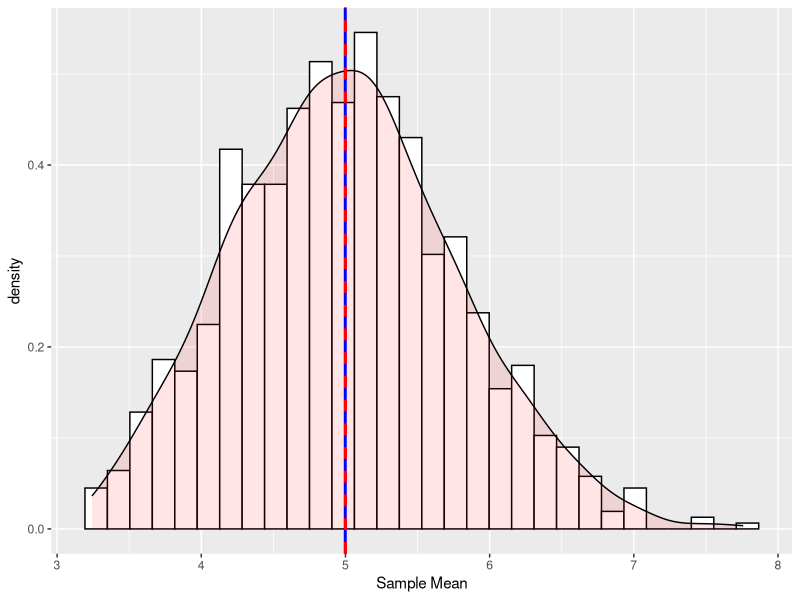
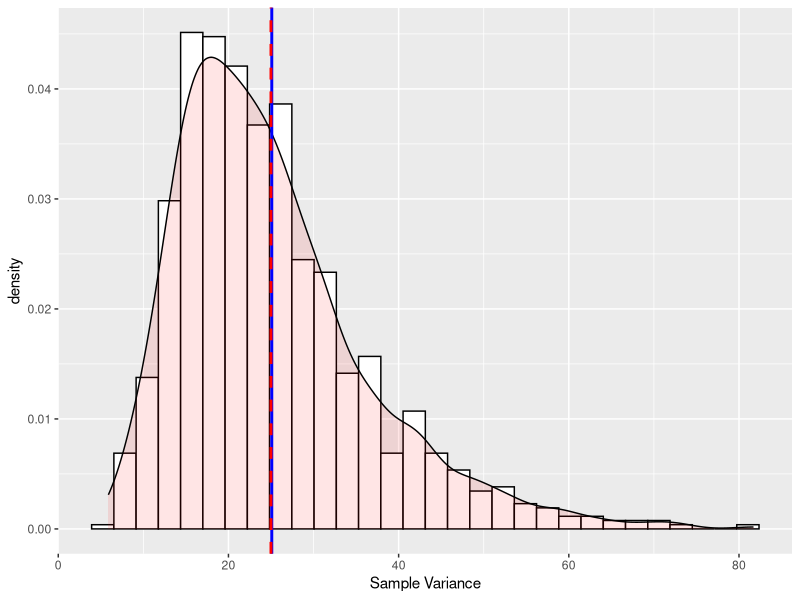
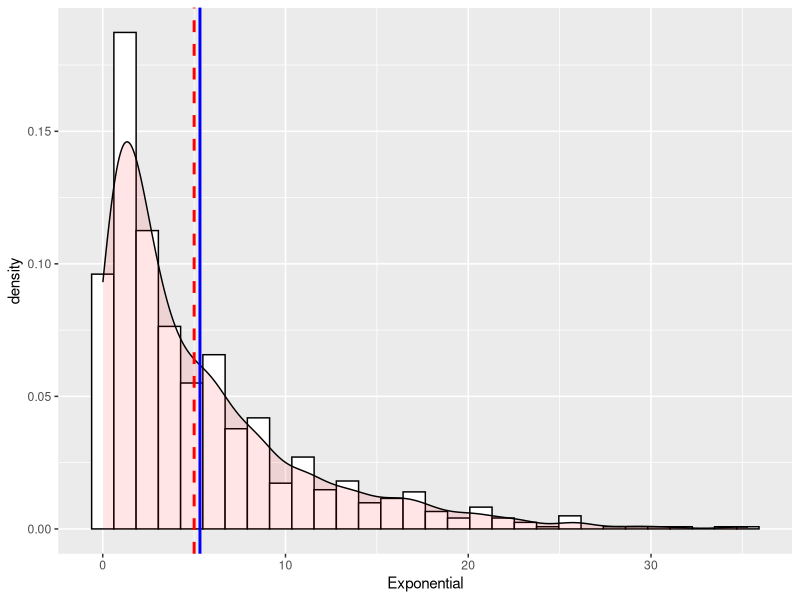

Reproduce these figures in R, in order.
## ---- chunk 1
library(knitr)
library(dplyr)
library(ggplot2)
library(scales)

opts_chunk$set(message=FALSE, fig.path="figures/", fig.width=10, fig.align = "center")

set.seed(221181)

lambda = 0.2
## ---- chunk 2
simulations = 1000

n = 40

sim_rexp = data.frame(replicate(simulations, rexp(n, lambda), simplify = "matrix"))

mu = 1/lambda
## ---- chunk 3
sim_rexp_means = data.frame(mean = colMeans(sim_rexp))
sim_rexp_means.mean = mean(sim_rexp_means$mean)

ggplot(sim_rexp_means, aes(x = mean, y = ..density..)) +
    geom_histogram(colour = "black", fill = "white") +
    geom_density(alpha=.1, fill="red") +
    scale_x_continuous(name = "Sample Mean") +
    geom_vline(aes(xintercept = sim_rexp_means.mean), color = "blue", size = 1) +
    geom_vline(aes(xintercept = 1/lambda), color = "red", size = 1, linetype = "dashed")
## ---- chunk 4
sample_variance <- function(values) {
    
    x = mean(values)
    n = length(values)
    sum((values - x)^2) / (n - 1)
}

sim_rexp_vars = data.frame(vars = sapply(sim_rexp, sample_variance))
sim_rexp_vars.mean = mean(sim_rexp_vars$vars)

var.theoretical = (1/lambda)^2

## ---- chunk 5
ggplot(sim_rexp_vars, aes(x = vars, y = ..density..)) +
    geom_histogram(colour = "black", fill = "white") +
    geom_density(alpha=.1, fill="red") +
    scale_x_continuous(name = "Sample Variance") +
    geom_vline(aes(xintercept = sim_rexp_vars.mean), color = "blue", size = 1) +
    geom_vline(aes(xintercept = (1/lambda)^2), color = "red", size = 1, linetype = "dashed")
## ---- chunk 6
sim_rexp_1000 = data.frame(exp = t(sim_rexp[1,])[,1])

sim_rexp_1000.mean = mean(sim_rexp_1000$exp)

ggplot(sim_rexp_1000, aes(x = exp, y = ..density..)) +
    geom_histogram(colour = "black", fill = "white") +
    geom_density(alpha=.1, fill="red") +
    scale_x_continuous(name = "Exponential") +
    geom_vline(aes(xintercept = sim_rexp_1000.mean), color = "blue", size = 1) +
    geom_vline(aes(xintercept = 1/lambda), color = "red", size = 1, linetype = "dashed")
